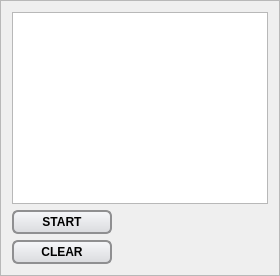
               <widget class="QFrame" name="task2FrameG">
                <property name="frameShape">
                 <enum>QFrame::StyledPanel</enum>
                </property>
                <property name="frameShadow">
                 <enum>QFrame::Raised</enum>
                </property>
                <layout class="QGridLayout" name="gridLayout_9">
                 <item row="0" column="0">
                  <widget class="PlotWidget" name="task2Graph"/>
                 </item>
                 <item row="4" column="0">
                  <widget class="QPushButton" name="startButton2">
                   <property name="enabled">
                    <bool>true</bool>
                   </property>
                   <property name="maximumSize">
                    <size>
                     <width>100</width>
                     <height>16777215</height>
                    </size>
                   </property>
                   <property name="font">
                    <font>
                     <weight>75</weight>
                     <bold>true</bold>
                    </font>
                   </property>
                   <property name="styleSheet">
                    <string notr="true">border: 2px solid #8f8f91;
border-radius: 6px;
background-color: qlineargradient(x1: 0, y1: 0, x2: 0, y2: 1, stop: 0 #f6f7fa, stop: 1 #dadbde);
min-width: 80px;
min-height: 20px;</string>
                   </property>
                   <property name="text">
                    <string>START</string>
                   </property>
                  </widget>
                 </item>
                 <item row="5" column="0">
                  <widget class="QPushButton" name="clearButton2">
                   <property name="maximumSize">
                    <size>
                     <width>100</width>
                     <height>16777215</height>
                    </size>
                   </property>
                   <property name="font">
                    <font>
                     <weight>75</weight>
                     <bold>true</bold>
                    </font>
                   </property>
                   <property name="styleSheet">
                    <string notr="true">border: 2px solid #8f8f91;
border-radius: 6px;
background-color: qlineargradient(x1: 0, y1: 0, x2: 0, y2: 1, stop: 0 #f6f7fa, stop: 1 #dadbde);
min-width: 80px;
min-height: 20px;</string>
                   </property>
                   <property name="text">
                    <string>CLEAR</string>
                   </property>
                  </widget>
                 </item>
                </layout>
               </widget>
